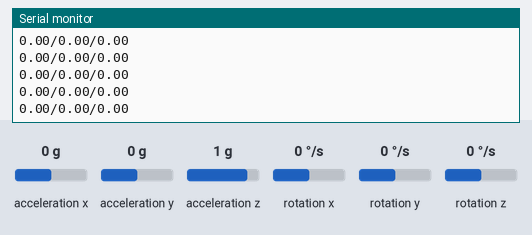
The sketch below on a simulated Arduino Uno, built with avr-gcc and run on an emulated ATmega328P. Parts: the last lines printed to the serial monitor. Wiring (inferred from the names in the program): MPU-9250 motion sensor at I2C address 0x68. Inputs (shaded band) come from the test bench; at power-on: acceleration z 1 g, acceleration x 0 g, acceleration y 0 g, rotation x 0 °/s, rotation y 0 °/s, rotation z 0 °/s.

Above: at 6.2 s.
6.3 s: acceleration z set to -0.8 g
At 7.2 s:
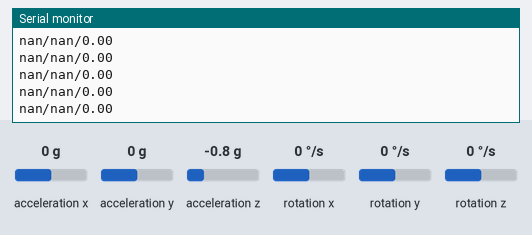
8.2 s: acceleration x set to 1.4 g
At 8.7 s:
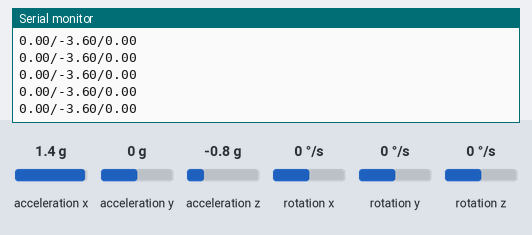
11.2 s: acceleration x set to -0.8 g
At 11.7 s:
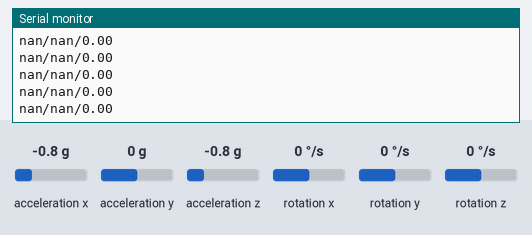
14.2 s: acceleration y set to 1.4 g
At 14.9 s:
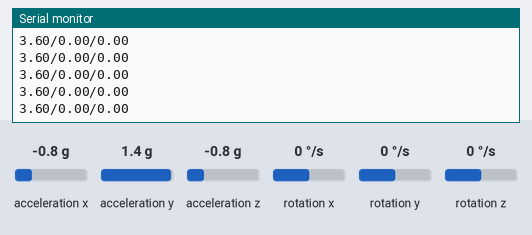
17.2 s: rotation x set to -192 °/s
At 17.9 s:
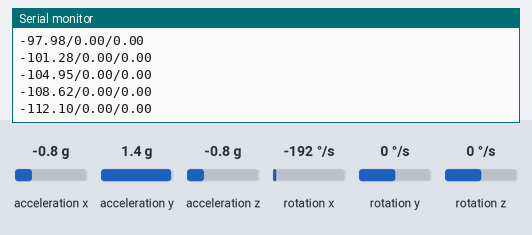
18.7 s: acceleration y set to -0.8 g
At 19.2 s:
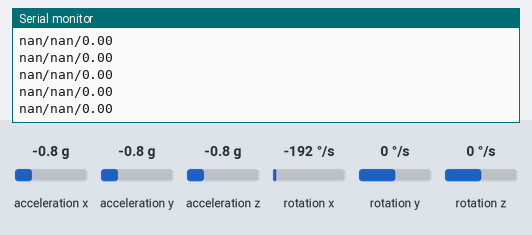
Timing chart, 0 to 21.7 s (numbered marks = the images above; inputs shaded):
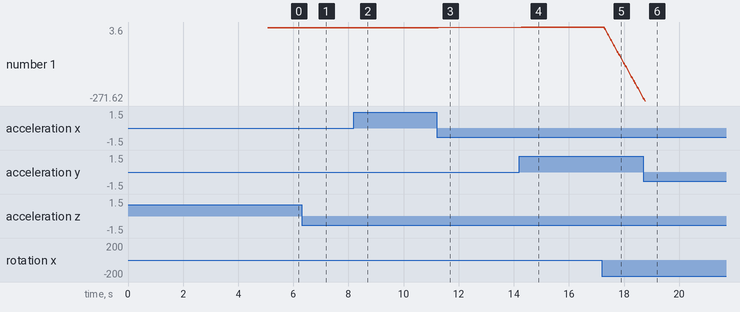

Measured:
- after the input at 6.3 s, the serial monitor: prints a new line after 0.07 s (image 1)
- after the input at 8.2 s, the serial monitor: prints a new line after 0.08 s (image 2)
- after the input at 14.2 s, the serial monitor: prints a new line after 0.07 s (image 4)
- after the input at 17.2 s, the serial monitor: prints a new line after 0.08 s (image 5)
- plotted number 1: 0 → 3.6 after the input at 14.2 s, 3.6 → -257.14 after the input at 17.2 s

The sketch:

MPU_6500_estimation.ino
```cpp
#include <Wire.h>

const int MPU_Address = 0x68;

int16_t AccX, AccY, AccZ, GyroX, GyroY, GyroZ;
float accAngleX, accAngleY, accAngleZ, gyroAngleX, gyroAngleY, gyroAngleZ;
float roll, pitch, yaw;
float accErrorX, accErrorY, accErrorZ, gyroErrorX, gyroErrorY, gyroErrorZ;

float elapsedTime, currentTime, previousTime;
int c = 0;

void setup() {
  Serial.begin(9600);
  Wire.begin();                             // Initialize comunication
  Wire.beginTransmission(MPU_Address);      // Start communication with MPU6050 // MPU=0x68
  Wire.write(0x6B);                         // Talk to the register 6B
  Wire.write(0x00);                         // Make reset - place a 0 into the 6B register
  Wire.endTransmission(true);               // end the transmission
  // Yukarıdaki 6 satır kod MPU6500 sensörünü uyandırıyor

  Wire.beginTransmission(MPU_Address);
  Wire.write(0x1B);                         // Talk to the GYRO_CONFIG register (1B hex)
  Wire.write(0x10);                         // Set the register bits as 00010000 [00 = ±250dps 01= ±500dps 10 = ±1000dps 11 = ±2000dps]
  Wire.endTransmission(true);
  // Yukarıdaki 4 satır kod MPU6500 sensörünün jiroskop çözünürlük ayarını belirtiyor

  Wire.beginTransmission(MPU_Address);
  Wire.write(0x1C);                         // Talk to the ACCEL_CONFIG register (1C hex)
  Wire.write(0x10);                         // Set the register bits as 00010000 [±2g (00), ±4g (01), ±8g (10), ±16g (11)]
  Wire.endTransmission(true);
  // Yukarıdaki 4 satır kod MPU6500 sensörünün ivmeölçer çözünürlük ayarını belirtiyor //

  calculate_IMU_error();
  delay(20);

}

void loop() {
  // === Read acceleromter data === //
  Wire.beginTransmission(MPU_Address);
  Wire.write(0x3B); // Start with register 0x3B (ACCEL_XOUT_H)
  Wire.endTransmission(false);
  Wire.requestFrom(MPU_Address, 6, true); // Read 6 registers total, each axis value is stored in 2 registers

  //For a range of +-8g, we need to divide the raw values by 4096, according to the datasheet
  AccX = (Wire.read() << 8 | Wire.read()) / 4096.0; // X-axis value
  AccY = (Wire.read() << 8 | Wire.read()) / 4096.0; // Y-axis value
  AccZ = (Wire.read() << 8 | Wire.read()) / 4096.0; // Z-axis value

  // Calculating Roll and Pitch from the accelerometer data
  accAngleX = (atan(AccY / sqrt(pow(AccX, 2) + pow(AccZ, 2))) * 180 / PI) - accErrorX; // AccErrorX ~(0.58) See the calculate_IMU_error()custom function for more details
  accAngleY = (atan(-1 * AccX / sqrt(pow(AccY, 2) + pow(AccZ, 2))) * 180 / PI) + accErrorY; // AccErrorY ~(-1.58)

  // === Read gyroscope data === //
  previousTime = currentTime;        // Previous time is stored before the actual time read
  currentTime = millis();            // Current time actual time read
  elapsedTime = (currentTime - previousTime) / 1000; // Divide by 1000 to get seconds

  Wire.beginTransmission(MPU_Address);
  Wire.write(0x43); // Gyro data first register address 0x43
  Wire.endTransmission(false);
  Wire.requestFrom(MPU_Address, 6, true); // Read 6 registers total, each axis value is stored in 2 registers

  GyroX = (Wire.read() << 8 | Wire.read()) / 32.8; // For a 1000deg/s range we have to divide first the raw value by 32.8, according to the datasheet
  GyroY = (Wire.read() << 8 | Wire.read()) / 32.8;
  GyroZ = (Wire.read() << 8 | Wire.read()) / 32.8;

  // Correct the outputs with the calculated error values
  GyroX = GyroX + gyroErrorX; // GyroErrorX ~(-0.56)
  GyroY = GyroY - gyroErrorY; // GyroErrorY ~(2)
  GyroZ = GyroZ + gyroErrorZ; // GyroErrorZ ~ (-0.8)

  // Currently the raw values are in degrees per seconds, deg/s, so we need to multiply by sendonds (s) to get the angle in degrees
  gyroAngleX = gyroAngleX + GyroX * elapsedTime; // deg/s * s = deg
  gyroAngleY = gyroAngleY + GyroY * elapsedTime;
  yaw =  yaw + GyroZ * elapsedTime;

  // Complementary filter - combine acceleromter and gyro angle values
  roll = 0.96 * gyroAngleX + 0.04 * accAngleX;
  pitch = 0.96 * gyroAngleY + 0.04 * accAngleY;

  // Print the values on the serial monitor
  Serial.print(roll);
  Serial.print("/");
  Serial.print(pitch);
  Serial.print("/");
  Serial.println(yaw);

}

void calculate_IMU_error() {
  // We can call this funtion in the setup section to calculate the accelerometer and gyro data error. From here we will get the error values used in the above equations printed on the Serial Monitor.
  // Note that we should place the IMU flat in order to get the proper values, so that we then can the correct values
  // Read accelerometer values 2000 times
  while (c < 2000) {
    Wire.beginTransmission(MPU_Address);
    Wire.write(0x3B);
    Wire.endTransmission(false);
    Wire.requestFrom(MPU_Address, 6, true);
    AccX = (Wire.read() << 8 | Wire.read()) / 4096.0 ;
    AccY = (Wire.read() << 8 | Wire.read()) / 4096.0 ;
    AccZ = (Wire.read() << 8 | Wire.read()) / 4096.0 ;

    // Sum all readings
    accErrorX = accErrorX + ((atan((AccY) / sqrt(pow((AccX), 2) + pow((AccZ), 2))) * 180 / PI));
    accErrorY = accErrorY + ((atan(-1 * (AccX) / sqrt(pow((AccY), 2) + pow((AccZ), 2))) * 180 / PI));
    c++;
  }

  //Divide the sum by 200 to get the error value
  accErrorX = accErrorX / 2000;
  accErrorY = accErrorY / 2000;
  c = 0;

  // Read gyro values 200 times
  while (c < 2000) {
    Wire.beginTransmission(MPU_Address);
    Wire.write(0x43);
    Wire.endTransmission(false);
    Wire.requestFrom(MPU_Address, 6, true);
    GyroX = Wire.read() << 8 | Wire.read();
    GyroY = Wire.read() << 8 | Wire.read();
    GyroZ = Wire.read() << 8 | Wire.read();

    // Sum all readings
    gyroErrorX = gyroErrorX + (GyroX / 32.8);
    gyroErrorY = gyroErrorY + (GyroY / 32.8);
    gyroErrorZ = gyroErrorZ + (GyroZ / 32.8);
    c++;
  }

  //Divide the sum by 200 to get the error value
  gyroErrorX = gyroErrorX / 2000;
  gyroErrorY = gyroErrorY / 2000;
  gyroErrorZ = gyroErrorZ / 2000;

  // Print the error values on the Serial Monitor
  Serial.print("AccErrorX: ");
  Serial.println(accErrorX);
  Serial.print("AccErrorY: ");
  Serial.println(accErrorY);
  Serial.print("GyroErrorX: ");
  Serial.println(gyroErrorX);
  Serial.print("GyroErrorY: ");
  Serial.println(gyroErrorY);
  Serial.print("GyroErrorZ: ");
  Serial.println(gyroErrorZ);
}
```
